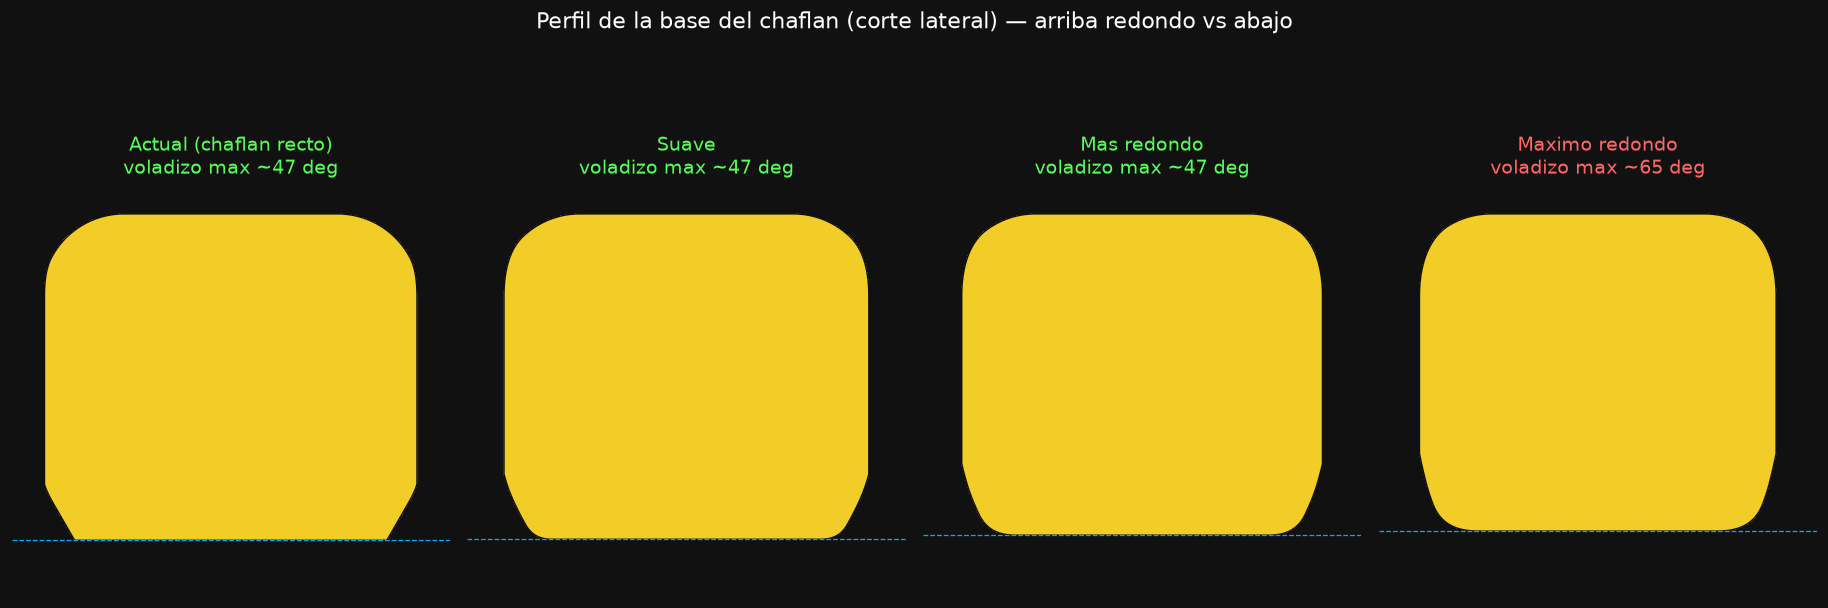

Recreate this plot in Python.
#!/usr/bin/env python3
"""Compara el PERFIL (corte en Z=0) de la parte de abajo del chaflan para varias
suavizaciones, y mide el voladizo maximo (para que siga imprimiendo de pie)."""
import numpy as np
import matplotlib
matplotlib.use("Agg")
import matplotlib.pyplot as plt
import generar_cubo as G

G.EARS_ON = False
W, H, D, R = G.W, G.H, G.D, G.R


def op_smin(a, b, k):
    h = np.clip(0.5 + 0.5 * (b - a) / k, 0, 1)
    return b * (1 - h) + a * h - k * h * (1 - h)


def op_smax(a, b, k):
    return -op_smin(-a, -b, k)


def rrect(px, py, hx, hy, r):
    qx = np.abs(px) - hx; qy = np.abs(py) - hy
    return np.hypot(np.maximum(qx, 0), np.maximum(qy, 0)) + np.minimum(np.maximum(qx, qy), 0) - r


def profile(X, Y, k_cone, knee, blend, base_cut, base_round):
    """SDF 2D (X-Y) del corte Z=0 del chaflan con parametros dados."""
    body = rrect(X, Y, W / 2 - R, H / 2 - R, R)          # pillowy (redondo arriba y abajo)
    y_knee = knee
    inset = np.clip(y_knee - Y, 0, None) * k_cone
    cone = np.abs(X) - (W / 2 - inset)                    # en Z=0 el cono es solo en X
    body = op_smax(body, cone, blend)                    # bisela la base
    y_base = -H / 2 + base_cut
    if base_round > 0:
        body = op_smax(body, (y_base - Y), base_round)   # redondea el borde de la base
    else:
        body = np.maximum(body, (y_base - Y))
    return body


def max_overhang(xs, ys, field, y_base):
    """Traza el borde derecho x(y) y mide el angulo desde la vertical del muro que
    CRECE hacia afuera al subir (voladizo). Excluye el fileteado justo en la base."""
    xb = np.full(len(ys), np.nan)
    for i in range(len(ys)):
        inside = np.where(field[i] < 0)[0]
        if len(inside):
            xb[i] = xs[inside[-1]]                        # borde derecho
    worst = 0.0
    for i in range(1, len(ys) - 1):
        y = ys[i]
        if y < y_base + 0.8 or y > 0:                     # solo la mitad de abajo
            continue
        if np.isnan(xb[i]) or np.isnan(xb[i - 1]):
            continue
        dxdy = (xb[i] - xb[i - 1]) / (ys[i] - ys[i - 1])
        if dxdy > 0:                                      # crece hacia afuera = voladizo
            worst = max(worst, np.degrees(np.arctan(dxdy)))
    return worst


xs = np.linspace(-W / 2 - 3, W / 2 + 3, 500)
ys = np.linspace(-H / 2 - 3, H / 2 + 3, 500)
X, Y = np.meshgrid(xs, ys)
knee = -(H / 2 - R)

VARIANTS = [
    ("Actual (chaflan recto)", 0.577, knee, 0.9, 2.5, 0.0),
    ("Suave", 0.52, knee + 1.0, 2.4, 2.6, 1.4),
    ("Mas redondo", 0.46, knee + 2.0, 3.2, 3.0, 2.0),
    ("Maximo redondo", 0.40, knee + 3.0, 4.0, 3.4, 2.6),
]
fig, axes = plt.subplots(1, 4, figsize=(16, 6), facecolor="#111")
for ax, (title, k, kn, bl, bc, br) in zip(axes, VARIANTS):
    F = profile(X, Y, k, kn, bl, bc, br)
    ov = max_overhang(xs, ys, F, -H / 2 + bc)
    ax.contourf(X, Y, F, levels=[-100, 0], colors=["#f2cd28"])
    ax.contour(X, Y, F, levels=[0], colors=["#111"], linewidths=1)
    # marcar linea de 45 grados de referencia en la base
    ax.axhline(-H / 2 + bc, color="#0af", lw=0.8, ls="--")
    ax.set_aspect("equal"); ax.axis("off")
    col = "#5f5" if ov <= 52 else "#f66"
    ax.set_title(f"{title}\nvoladizo max ~{ov:.0f} deg", color=col, fontsize=12)
fig.suptitle("Perfil de la base del chaflan (corte lateral) — arriba redondo vs abajo",
             color="w", fontsize=14, y=1.02)
plt.tight_layout()
plt.savefig("profile_check.png", dpi=115, facecolor="#111", bbox_inches="tight")
print("ok")
